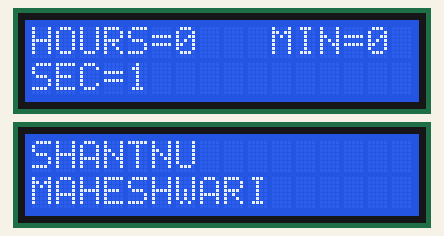
This sketch was run on a simulated Arduino Uno, built with avr-gcc and run on an emulated ATmega328P. On the bench: 2 × 16×2 character LCD.

Above: at 0.2 s.
At 4.2 s:
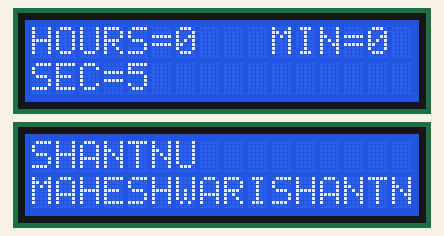
At 9.2 s:
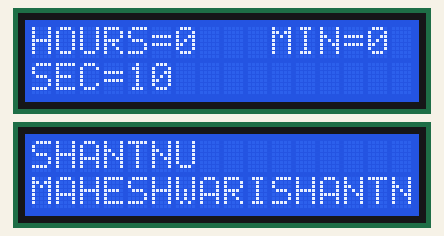
At 19.3 s:
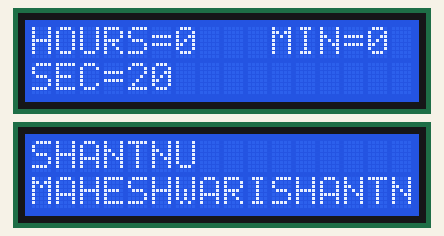
At 28.4 s:
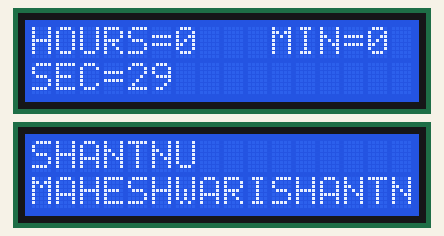
At 38.5 s:
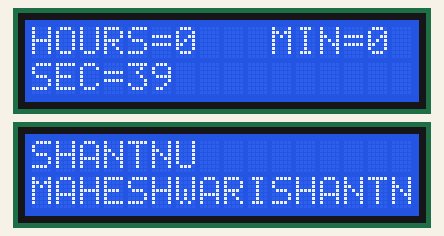

The sketch:

Digital_Clock.ino
```cpp
#include <LiquidCrystal.h>
int h=0,m=0,s=0;
LiquidCrystal lcd(12, 11, 5, 4, 3, 2);
LiquidCrystal lcd1(13, 10, 9, 8, 7, 6);
void setup() {
  lcd.begin(16, 2);
  lcd1.begin(16, 2);
}
void loop() {

 s=s+1;
  if(s==60){
    m=m+1;
    s=0;
  }

  if(m==60){
    m=0;
    h=h+1;
  }
   lcd1.print("SHANTNU");
  lcd1.setCursor(0,1);
  lcd1.print("MAHESHWARI");
  lcd.print("HOURS=");
  lcd.print(h);
  lcd.setCursor(10,0);
  lcd.print("MIN=");
  lcd.print(m);
  lcd.setCursor(0,1);
  lcd.print("SEC=");
  lcd.print(s);
   delay(1000);
  lcd.clear();

}
```

Measured:
- what the display in image 1 shows lasts 1.0 s, from 4.2 s to 5.2 s
